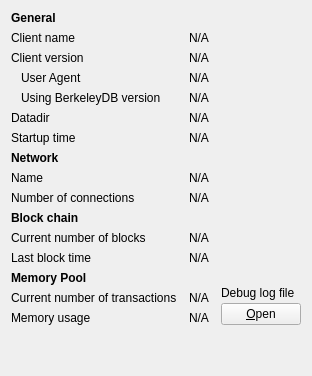
     <widget class="QWidget" name="tab_info">
      <attribute name="title">
       <string>&amp;Information</string>
      </attribute>
      <layout class="QGridLayout" name="gridLayout" columnstretch="0,1,0">
       <property name="horizontalSpacing">
        <number>12</number>
       </property>
       <item row="0" column="0">
        <widget class="QLabel" name="label_9">
         <property name="font">
          <font>
           <weight>75</weight>
           <bold>true</bold>
          </font>
         </property>
         <property name="text">
          <string>General</string>
         </property>
        </widget>
       </item>
       <item row="1" column="0">
        <widget class="QLabel" name="label_5">
         <property name="text">
          <string>Client name</string>
         </property>
        </widget>
       </item>
       <item row="1" column="1" colspan="2">
        <widget class="QLabel" name="clientName">
         <property name="cursor">
          <cursorShape>IBeamCursor</cursorShape>
         </property>
         <property name="text">
          <string>N/A</string>
         </property>
         <property name="textFormat">
          <enum>Qt::PlainText</enum>
         </property>
         <property name="textInteractionFlags">
          <set>Qt::LinksAccessibleByMouse|Qt::TextSelectableByKeyboard|Qt::TextSelectableByMouse</set>
         </property>
        </widget>
       </item>
       <item row="2" column="0">
        <widget class="QLabel" name="label_6">
         <property name="text">
          <string>Client version</string>
         </property>
        </widget>
       </item>
       <item row="2" column="1" colspan="2">
        <widget class="QLabel" name="clientVersion">
         <property name="cursor">
          <cursorShape>IBeamCursor</cursorShape>
         </property>
         <property name="text">
          <string>N/A</string>
         </property>
         <property name="textFormat">
          <enum>Qt::PlainText</enum>
         </property>
         <property name="textInteractionFlags">
          <set>Qt::LinksAccessibleByMouse|Qt::TextSelectableByKeyboard|Qt::TextSelectableByMouse</set>
         </property>
        </widget>
       </item>
       <item row="3" column="0">
        <widget class="QLabel" name="labelClientUserAgent">
         <property name="text">
          <string>User Agent</string>
         </property>
         <property name="indent">
          <number>10</number>
         </property>
        </widget>
       </item>
       <item row="3" column="1" colspan="2">
        <widget class="QLabel" name="clientUserAgent">
         <property name="cursor">
          <cursorShape>IBeamCursor</cursorShape>
         </property>
         <property name="text">
          <string>N/A</string>
         </property>
         <property name="textFormat">
          <enum>Qt::PlainText</enum>
         </property>
         <property name="textInteractionFlags">
          <set>Qt::LinksAccessibleByMouse|Qt::TextSelectableByKeyboard|Qt::TextSelectableByMouse</set>
         </property>
        </widget>
       </item>
       <item row="4" column="0">
        <widget class="QLabel" name="label_berkeleyDBVersion">
         <property name="text">
          <string>Using BerkeleyDB version</string>
         </property>
         <property name="indent">
          <number>10</number>
         </property>
        </widget>
       </item>
       <item row="4" column="1" colspan="2">
        <widget class="QLabel" name="berkeleyDBVersion">
         <property name="cursor">
          <cursorShape>IBeamCursor</cursorShape>
         </property>
         <property name="text">
          <string>N/A</string>
         </property>
         <property name="textFormat">
          <enum>Qt::PlainText</enum>
         </property>
         <property name="textInteractionFlags">
          <set>Qt::LinksAccessibleByMouse|Qt::TextSelectableByKeyboard|Qt::TextSelectableByMouse</set>
         </property>
        </widget>
       </item>
       <item row="5" column="0">
        <widget class="QLabel" name="label_12">
         <property name="text">
          <string>Datadir</string>
         </property>
        </widget>
       </item>
       <item row="5" column="1" colspan="2">
        <widget class="QLabel" name="dataDir">
         <property name="cursor">
          <cursorShape>IBeamCursor</cursorShape>
         </property>
         <property name="text">
          <string>N/A</string>
         </property>
         <property name="textFormat">
          <enum>Qt::PlainText</enum>
         </property>
         <property name="wordWrap">
          <bool>true</bool>
         </property>
         <property name="textInteractionFlags">
          <set>Qt::LinksAccessibleByMouse|Qt::TextSelectableByKeyboard|Qt::TextSelectableByMouse</set>
         </property>
        </widget>
       </item>
       <item row="6" column="0">
        <widget class="QLabel" name="label_13">
         <property name="text">
          <string>Startup time</string>
         </property>
        </widget>
       </item>
       <item row="6" column="1" colspan="2">
        <widget class="QLabel" name="startupTime">
         <property name="cursor">
          <cursorShape>IBeamCursor</cursorShape>
         </property>
         <property name="text">
          <string>N/A</string>
         </property>
         <property name="textFormat">
          <enum>Qt::PlainText</enum>
         </property>
         <property name="textInteractionFlags">
          <set>Qt::LinksAccessibleByMouse|Qt::TextSelectableByKeyboard|Qt::TextSelectableByMouse</set>
         </property>
        </widget>
       </item>
       <item row="7" column="0">
           <widget class="QLabel" name="labelNetwork">
               <property name="font">
                   <font>
                       <weight>75</weight>
                       <bold>true</bold>
                   </font>
               </property>
               <property name="text">
                   <string>Network</string>
               </property>
           </widget>
       </item>
       <item row="8" column="0">
        <widget class="QLabel" name="label_8">
         <property name="text">
          <string>Name</string>
         </property>
        </widget>
       </item>
       <item row="8" column="1" colspan="2">
        <widget class="QLabel" name="networkName">
         <property name="cursor">
          <cursorShape>IBeamCursor</cursorShape>
         </property>
         <property name="text">
          <string>N/A</string>
         </property>
         <property name="textFormat">
          <enum>Qt::PlainText</enum>
         </property>
         <property name="textInteractionFlags">
          <set>Qt::LinksAccessibleByMouse|Qt::TextSelectableByKeyboard|Qt::TextSelectableByMouse</set>
         </property>
        </widget>
       </item>
       <item row="9" column="0">
        <widget class="QLabel" name="label_7">
         <property name="text">
          <string>Number of connections</string>
         </property>
        </widget>
       </item>
       <item row="9" column="1" colspan="2">
        <widget class="QLabel" name="numberOfConnections">
         <property name="cursor">
          <cursorShape>IBeamCursor</cursorShape>
         </property>
         <property name="text">
          <string>N/A</string>
         </property>
         <property name="textFormat">
          <enum>Qt::PlainText</enum>
         </property>
         <property name="textInteractionFlags">
          <set>Qt::LinksAccessibleByMouse|Qt::TextSelectableByKeyboard|Qt::TextSelectableByMouse</set>
         </property>
        </widget>
       </item>
       <item row="10" column="0">
        <widget class="QLabel" name="label_10">
         <property name="font">
          <font>
           <weight>75</weight>
           <bold>true</bold>
          </font>
         </property>
         <property name="text">
          <string>Block chain</string>
         </property>
        </widget>
       </item>
       <item row="11" column="0">
        <widget class="QLabel" name="label_3">
         <property name="text">
          <string>Current number of blocks</string>
         </property>
        </widget>
       </item>
       <item row="11" column="1" colspan="2">
        <widget class="QLabel" name="numberOfBlocks">
         <property name="cursor">
          <cursorShape>IBeamCursor</cursorShape>
         </property>
         <property name="text">
          <string>N/A</string>
         </property>
         <property name="textFormat">
          <enum>Qt::PlainText</enum>
         </property>
         <property name="textInteractionFlags">
          <set>Qt::LinksAccessibleByMouse|Qt::TextSelectableByKeyboard|Qt::TextSelectableByMouse</set>
         </property>
        </widget>
       </item>
       <item row="12" column="0">
        <widget class="QLabel" name="labelLastBlockTime">
         <property name="text">
          <string>Last block time</string>
         </property>
        </widget>
       </item>
       <item row="12" column="1" colspan="2">
        <widget class="QLabel" name="lastBlockTime">
         <property name="cursor">
          <cursorShape>IBeamCursor</cursorShape>
         </property>
         <property name="text">
          <string>N/A</string>
         </property>
         <property name="textFormat">
          <enum>Qt::PlainText</enum>
         </property>
         <property name="textInteractionFlags">
          <set>Qt::LinksAccessibleByMouse|Qt::TextSelectableByKeyboard|Qt::TextSelectableByMouse</set>
         </property>
        </widget>
       </item>
       <item row="13" column="0">
        <widget class="QLabel" name="labelMempoolTitle">
         <property name="font">
          <font>
           <weight>75</weight>
           <bold>true</bold>
          </font>
         </property>
         <property name="text">
          <string>Memory Pool</string>
         </property>
        </widget>
       </item>
       <item row="14" column="0">
        <widget class="QLabel" name="labelNumberOfTransactions">
         <property name="text">
          <string>Current number of transactions</string>
         </property>
        </widget>
       </item>
       <item row="14" column="1">
        <widget class="QLabel" name="mempoolNumberTxs">
         <property name="cursor">
          <cursorShape>IBeamCursor</cursorShape>
         </property>
         <property name="text">
          <string>N/A</string>
         </property>
         <property name="textFormat">
          <enum>Qt::PlainText</enum>
         </property>
         <property name="textInteractionFlags">
          <set>Qt::LinksAccessibleByMouse|Qt::TextSelectableByKeyboard|Qt::TextSelectableByMouse</set>
         </property>
        </widget>
       </item>
       <item row="15" column="0">
        <widget class="QLabel" name="labelMemoryUsage">
         <property name="text">
          <string>Memory usage</string>
         </property>
        </widget>
       </item>
       <item row="15" column="1">
        <widget class="QLabel" name="mempoolSize">
         <property name="cursor">
          <cursorShape>IBeamCursor</cursorShape>
         </property>
         <property name="text">
          <string>N/A</string>
         </property>
         <property name="textFormat">
          <enum>Qt::PlainText</enum>
         </property>
         <property name="textInteractionFlags">
          <set>Qt::LinksAccessibleByMouse|Qt::TextSelectableByKeyboard|Qt::TextSelectableByMouse</set>
         </property>
        </widget>
       </item>
       <item row="13" column="2" rowspan="3">
        <layout class="QVBoxLayout" name="verticalLayoutDebugButton">
         <property name="spacing">
          <number>3</number>
         </property>
         <item>
          <spacer name="verticalSpacer_2">
           <property name="orientation">
            <enum>Qt::Vertical</enum>
           </property>
           <property name="sizeHint" stdset="0">
            <size>
             <width>10</width>
             <height>5</height>
            </size>
           </property>
          </spacer>
         </item>
         <item>
          <widget class="QLabel" name="labelDebugLogfile">
           <property name="text">
            <string>Debug log file</string>
           </property>
          </widget>
         </item>
         <item>
          <widget class="QPushButton" name="openDebugLogfileButton">
           <property name="toolTip">
            <string>Open the %1 debug log file from the current data directory. This can take a few seconds for large log files.</string>
           </property>
           <property name="text">
            <string>&amp;Open</string>
           </property>
           <property name="autoDefault">
            <bool>false</bool>
           </property>
          </widget>
         </item>
        </layout>
       </item>
       <item row="16" column="0">
        <spacer name="verticalSpacer">
         <property name="orientation">
          <enum>Qt::Vertical</enum>
         </property>
         <property name="sizeHint" stdset="0">
          <size>
           <width>20</width>
           <height>40</height>
          </size>
         </property>
        </spacer>
       </item>
      </layout>
     </widget>
